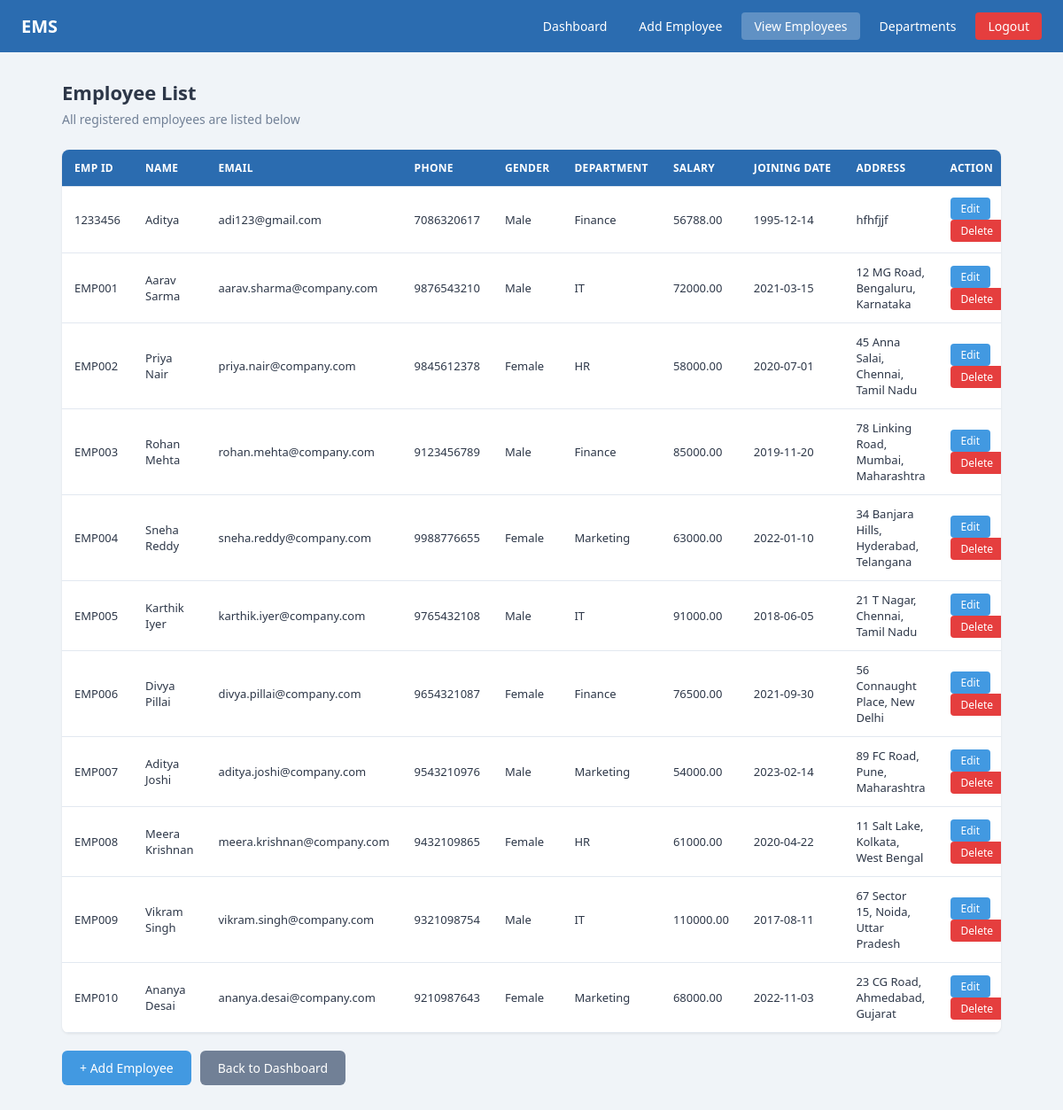
Page /view.php (signed in) on the committed database.
### tables this page shows
CREATE TABLE `employees` (
  `employee_id` varchar(50) NOT NULL,
  `name` varchar(100) NOT NULL,
  `email` varchar(150) NOT NULL,
  `gender` varchar(10) NOT NULL,
  `phone` varchar(20) NOT NULL,
  `department` varchar(50) NOT NULL,
  `salary` decimal(12,2) NOT NULL DEFAULT 0.00,
  `joining_date` date DEFAULT NULL,
  `address` text DEFAULT NULL
);

### view.php (the view, shortened to what this page needs)
<?php
require_once 'db.php';
$result = $conn->query("SELECT * FROM employees ORDER BY employee_id ASC");
?>
<!DOCTYPE html>
<html lang="en">
<head>
    <link rel="stylesheet" href="style.css">
</head>
<body>
    <nav class="navbar">
        <a href="dashboard.php" class="brand">EMS</a>
        <div class="nav-links">
            <a href="dashboard.php">Dashboard</a>
            <a href="add.php">Add Employee</a>
            <a href="view.php" class="active">View Employees</a>
            <a href="department.php">Departments</a>
            <a href="logout.php" class="logout">Logout</a>
        </div>
    </nav>
    <div class="container" style="max-width: 1100px;">
        <h2 class="page-title">Employee List</h2>
        <p class="page-subtitle">All registered employees are listed below</p>
        <div class="table-container">
            <table>
                <thead>
                    <tr>
                        <th>Emp ID</th>
                        <th>Name</th>
                        <th>Email</th>
                        <th>Phone</th>
                        <th>Gender</th>
                        <th>Department</th>
                        <th>Salary</th>
                        <th>Joining Date</th>
                        <th>Address</th>
                        <th>Action</th>
                    </tr>
                </thead>
                <tbody>
                    <?php if ($result && $result->num_rows > 0): ?>
                        <?php while ($row = $result->fetch_assoc()): ?>
                            <tr>
                                <td><?php echo htmlspecialchars($row['employee_id']); ?></td>
                                <td><?php echo htmlspecialchars($row['name']); ?></td>
                                <td><?php echo htmlspecialchars($row['email']); ?></td>
                                <td><?php echo htmlspecialchars($row['phone']); ?></td>
                                <td><?php echo htmlspecialchars($row['gender']); ?></td>
                                <td><?php echo htmlspecialchars($row['department']); ?></td>
                                <td><?php echo htmlspecialchars($row['salary']); ?></td>
                                <td><?php echo htmlspecialchars($row['joining_date']); ?></td>
                                <td><?php echo htmlspecialchars($row['address']); ?></td>
                                <td>
                                    <a href="edit_employee.php?id=<?php echo urlencode($row['employee_id']); ?>">Edit</a>
                                    <a href="delete_employee.php?id=<?php echo urlencode($row['employee_id']); ?>" class="delete">Delete</a>
                                </td>
                            </tr>
                        <?php endwhile; ?>
                    <?php else: ?>
                        <tr>
                            <td colspan="10" style="text-align: center; color: #718096;">No employees found. <a href="add.php">Add one now</a>.</td>
                        </tr>
                    <?php endif; ?>
                </tbody>
            </table>
        </div>
        <div class="page-actions">
            <a href="add.php" class="btn">+ Add Employee</a>
            <a href="dashboard.php" class="btn btn-secondary">Back to Dashboard</a>
        </div>
    </div>
</body>
</html>

### style.css (style rules this page uses)
* { margin: 0; padding: 0; box-sizing: border-box; }
body { font-family: 'Segoe UI', Tahoma, Geneva, Verdana, sans-serif; background-color: #f0f4f8; color: #2d3748; min-height: 100vh; }
.navbar { background-color: #2b6cb0; padding: 14px 24px; display: flex; justify-content: space-between; align-items: center; flex-wrap: wrap; gap: 10px; }
.navbar .brand { color: #fff; font-size: 20px; font-weight: 700; text-decoration: none; }
.navbar .nav-links { display: flex; gap: 8px; flex-wrap: wrap; }
.navbar .nav-links a { color: #fff; text-decoration: none; padding: 6px 14px; border-radius: 4px; font-size: 14px; transition: background-color 0.2s; }
.navbar .nav-links a.active { background-color: rgba(255, 255, 255, 0.25); }
.navbar .nav-links a.logout { background-color: #e53e3e; }
.container { max-width: 900px; margin: 0 auto; padding: 30px 20px; }
.page-title { font-size: 22px; color: #2d3748; margin-bottom: 6px; }
.page-subtitle { font-size: 14px; color: #718096; margin-bottom: 25px; }
.table-container { overflow-x: auto; background: #fff; border-radius: 8px; box-shadow: 0 1px 3px rgba(0, 0, 0, 0.08); margin-bottom: 20px; }
table { width: 100%; border-collapse: collapse; min-width: 800px; }
th, td { padding: 12px 14px; text-align: left; font-size: 13px; border-bottom: 1px solid #e2e8f0; }
th { background-color: #2b6cb0; color: #fff; font-weight: 600; font-size: 12px; text-transform: uppercase; letter-spacing: 0.3px; white-space: nowrap; }
td a { text-decoration: none; padding: 4px 12px; border-radius: 4px; font-size: 12px; font-weight: 500; display: inline-block; margin-right: 4px; background-color: #4299e1; color: #fff; transition: background-color 0.2s; }
td a.delete { background-color: #e53e3e; }
.btn { display: inline-block; padding: 10px 20px; background-color: #4299e1; color: #fff; text-decoration: none; border-radius: 6px; font-size: 14px; font-weight: 500; cursor: pointer; transition: background-color 0.2s; border: none; }
.btn-secondary { background-color: #718096; }
.page-actions { display: flex; gap: 10px; flex-wrap: wrap; margin-top: 15px; }

### rows in the picture
employees: employee_id "1233456", name "Aditya", email "adi123@gmail.com", phone "7086320617", gender "Male", department "Finance", salary "56788.00", joining_date "1995-12-14", address "hfhfjjf"
employees: employee_id "EMP001", name "Aarav Sarma", email "aarav.sharma@company.com", phone "9876543210", gender "Male", department "IT", salary "72000.00", joining_date "2021-03-15", address "12 MG Road, Bengaluru, Karnataka"
employees: employee_id "EMP002", name "Priya Nair", email "priya.nair@company.com", phone "9845612378", gender "Female", department "HR", salary "58000.00", joining_date "2020-07-01", address "45 Anna Salai, Chennai, Tamil Nadu"
employees: employee_id "EMP003", name "Rohan Mehta", email "rohan.mehta@company.com", phone "9123456789", gender "Male", department "Finance", salary "85000.00", joining_date "2019-11-20", address "78 Linking Road, Mumbai, Maharashtra"
employees: employee_id "EMP004", name "Sneha Reddy", email "sneha.reddy@company.com", phone "9988776655", gender "Female", department "Marketing", salary "63000.00", joining_date "2022-01-10", address "34 Banjara Hills, Hyderabad, Telangana"
employees: employee_id "EMP005", name "Karthik Iyer", email "karthik.iyer@company.com", phone "9765432108", gender "Male", department "IT", salary "91000.00", joining_date "2018-06-05", address "21 T Nagar, Chennai, Tamil Nadu"
employees: employee_id "EMP006", name "Divya Pillai", email "divya.pillai@company.com", phone "9654321087", gender "Female", department "Finance", salary "76500.00", joining_date "2021-09-30", address "56 Connaught Place, New Delhi"
employees: employee_id "EMP007", name "Aditya Joshi", email "aditya.joshi@company.com", phone "9543210976", gender "Male", department "Marketing", salary "54000.00", joining_date "2023-02-14", address "89 FC Road, Pune, Maharashtra"
employees: employee_id "EMP008", name "Meera Krishnan", email "meera.krishnan@company.com", phone "9432109865", gender "Female", department "HR", salary "61000.00", joining_date "2020-04-22", address "11 Salt Lake, Kolkata, West Bengal"
employees: employee_id "EMP009", name "Vikram Singh", email "vikram.singh@company.com", phone "9321098754", gender "Male", department "IT", salary "110000.00", joining_date "2017-08-11", address "67 Sector 15, Noida, Uttar Pradesh"
employees: employee_id "EMP010", name "Ananya Desai", email "ananya.desai@company.com", phone "9210987643", gender "Female", department "Marketing", salary "68000.00", joining_date "2022-11-03", address "23 CG Road, Ahmedabad, Gujarat"
